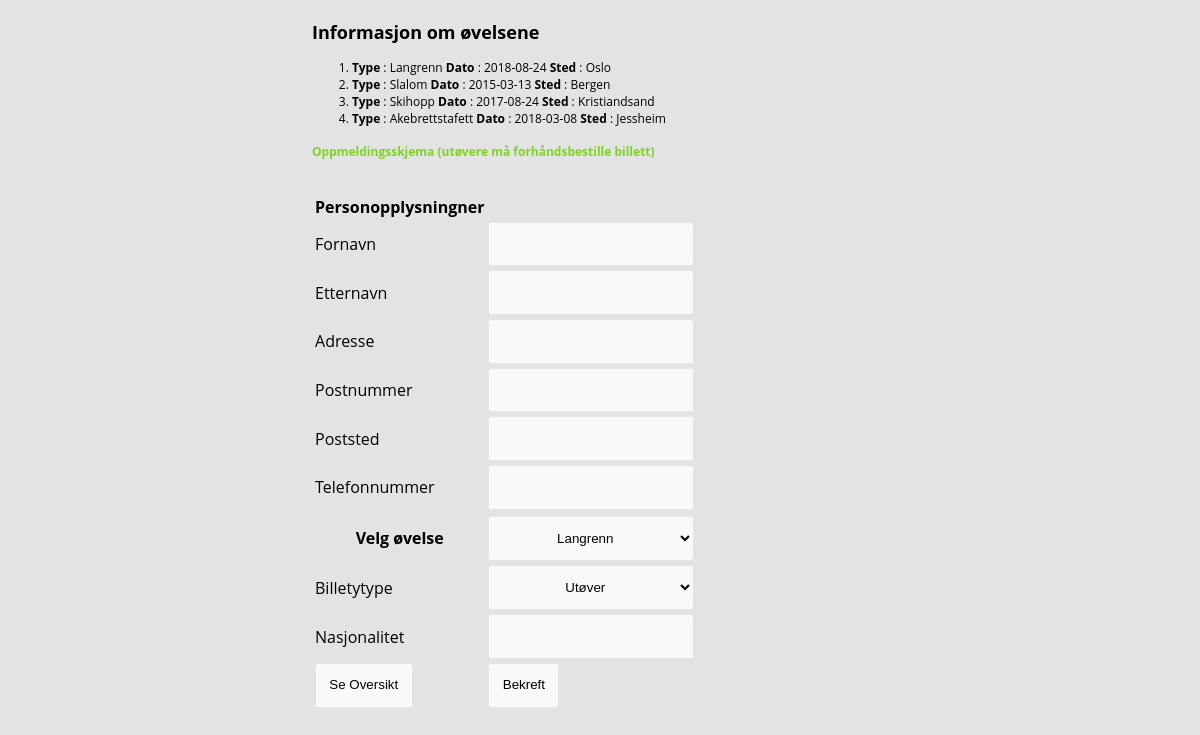
The page / on the database its author committed.
### index.php (the view, shortened to what this page needs)
<html>
  <head>
    <link rel="stylesheet" type="text/css" href="stylesheet.css">
  </head>
  <body>
              <?php
$db = new mysqli("localhost", "root", "", "vm_ski");
$db->set_charset("utf8");
$sql = "SELECT * FROM `øvelse` where 1";
$resultat = $db->query($sql);
if ($resultat)
  {
  if ($db->affected_rows > 0)
    {
    $antallRader = $db->affected_rows;
    echo "<h2> Informasjon om øvelsene </h2><ol>";
    for ($i = 0; $i < $antallRader; $i++)
      {
      $radObjekt = $resultat->fetch_object();
      echo "<li>" . "<strong>Type</strong> : " . $radObjekt->type .
      " <strong>Dato</strong> : " . $radObjekt->dato .
      " <strong>Sted</strong> : " . $radObjekt->sted . "</li>";
      }
    echo "</ol>";
    }
  }
  else
  {
  printError("Feil i visning fra databasen : " . $db->error);
  }
?>
  <h4> Oppmeldingsskjema (utøvere må forhåndsbestille billett)</h4>
    <form action="SESSION_2.php" method="post">
      <table>
        <tr>
          <th>
            Personopplysningner
          </th>
        </tr>
        <tr>
          <td>Fornavn
          </td>
          <td>
            <input type="text" name="fornavn" id="fornavn">
          </td>
        </tr>
        <tr>
          <td>Etternavn
          </td>
          <td>
            <input type="text" name="etternavn" id="etternavn">
          </td>
        </tr>
        <tr>
          <td>Adresse
          </td>
          <td>
            <input type="text" name="adresse" id="adresse">
          </td>
        </tr>
        <tr>
          <td>Postnummer
          </td>
          <td>
            <input type="text" name="postnr" id="postnr">
          </td>
        </tr>
        <tr>
          <td>Poststed
          </td>
          <td>
            <input type="text" name="poststed" id="poststed">
          </td>
        </tr>
        <tr>
          <td>Telefonnummer
          </td>
          <td>
            <input type="text" name="telefonnr" id="telefonnr">
          </td>
        </tr>
        <br/>
        <tr>
        <tr>
          <th>Velg øvelse
          </th>
          <td>
            <select name="ovelsestype">
              <?php
$sql = "SELECT * FROM `øvelse` where 1";
$resultat = $db->query($sql);
if ($resultat)
  {
  if ($db->affected_rows > 0)
    {
    $antallRader = $db->affected_rows;
    for ($i = 0; $i < $antallRader; $i++)
      {
      $radObjekt = $resultat->fetch_object();
      echo "<option>" . $radObjekt->type . "</option>";
      }
    }
  }
  else
  {
  printError("Feil i visning fra databasen : " . $db->error);
  $db->close();
  }
?>
            </select>
          </td>
        </tr>
        <tr>
          <td> Billetytype
          </td>
          <td>
            <select name="billetttype">
              <option>
                Utøver
              </option>
            </select>
          </td>
        </tr>
        <tr>
          <td>
            Nasjonalitet
          </td>
          <td>
            <input type="text" name="nasjonalitet" id="nasjonalitet">
          </td>
        </tr>
        <tr>
          <td>
            <input type="submit" name="seOversikt" value="Se Oversikt">
          </td>
          <td>
            <input type="submit" name="bekreft" value="Bekreft">
          </td>
        </tr>
      </table>
      </body>
    </html>

### stylesheet.css (style rules this page uses)
*, *:before, *:after { box-sizing: border-box; }
body { width: 50%; padding: 1em; font-family: 'Open Sans', 'Helvetica Neue', Helvetica, Arial, sans-serif; font-size: 12px; color: black; background-color: #e3e3e3; margin-left: auto; margin-right: auto; }
h4 { color: #7ed321; }
input, input[type="radio"] + label, input[type="checkbox"] + label:before, select option, select { padding: 1em; line-height: 1.2; background-color: #f9f9f9; border: 1px solid #e5e5e5; border-radius: 3px; -webkit-transition: 0.35s ease-in-out; -moz-transition: 0.35s ease-in-out; -o-transition: 0.35s ease-in-out; transition: 0.35s ease-in-out; transition: all 0.35s ease-in-out; }
input[type="radio"] + label, select { display: inline-block; width: 100%; text-align: center; float: left; border-radius: 0; }
select { height: 3.4em; line-height: 2; }
select:first-of-type { border-top-left-radius: 3px; border-bottom-left-radius: 3px; }
select:last-of-type { border-top-right-radius: 3px; border-bottom-right-radius: 3px; }
select option { background-color: #7ed321; color: #fff; }

### rows shown on the page
øvelse: type "Langrenn", dato "2018-08-24", sted "Oslo"
øvelse: type "Slalom", dato "2015-03-13", sted "Bergen"
øvelse: type "Skihopp", dato "2017-08-24", sted "Kristiandsand"
øvelse: type "Akebrettstafett", dato "2018-03-08", sted "Jessheim"

### other values the page prints
form field ovelsestype "Langrenn"
